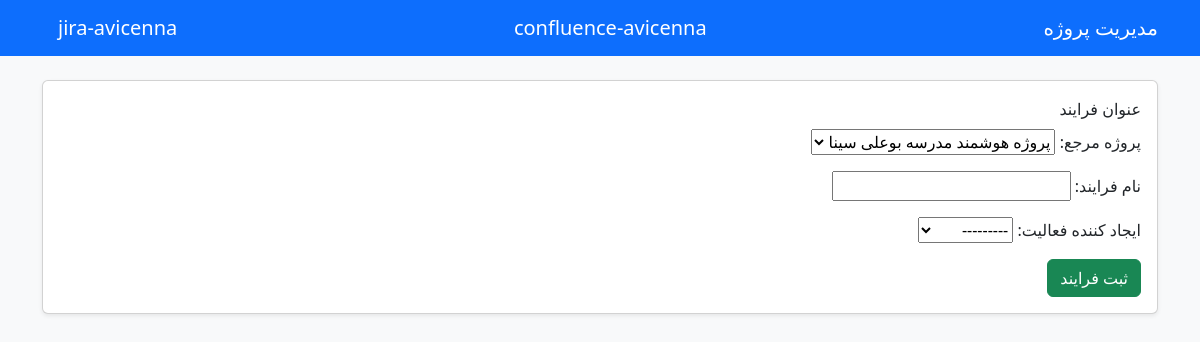
Page /create_process/1/ on the earlier database version.
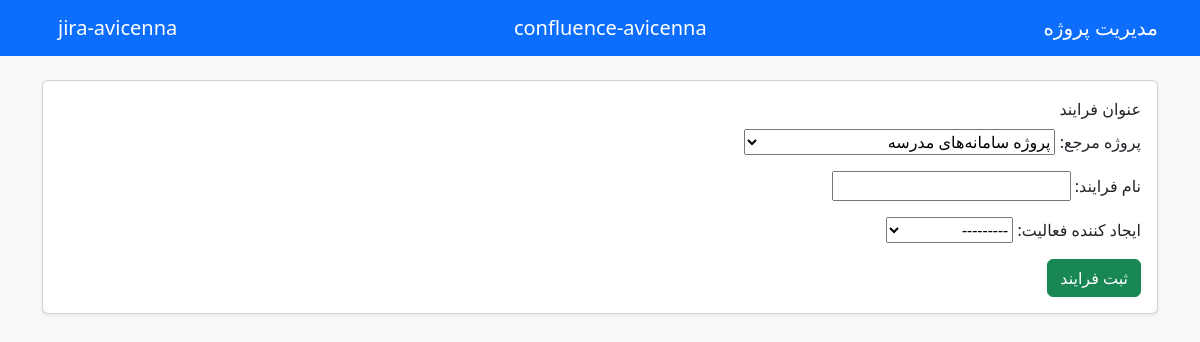
Same page on the later database version.
### project/models.py (models this page shows, shortened)
class Detail_Project(models.Model):
    name_project = models.CharField(verbose_name="نام پروژه",max_length=100)
    def __str__(self):
        return self.name_project
    class Meta:
        db_table = "Detail_Project"
        verbose_name_plural = "پروژه ها"

### process/views.py (the view, shortened to what this page needs)
# urls.py: path('create_process/<int:project_id>/',CreateProcess_View.as_view(),name="create_process"),
class CreateProcess_View(View):
    def get(self,request,project_id):
        project = Detail_Project.objects.get(id=project_id)
        form = CreateProcess(initial={'name_project':project})
        return render(request, 'process_create.html', {
            'form': form,
            'project': project
        })

### process/forms.py
class CreateProcess(forms.ModelForm):
    class Meta:
        model = Detail_Process
        fields = '__all__'

### team/models.py (called while the page is built)
    def __str__(self):
        return self.name_member

### templates/process_create.html (shortened to what this page needs)
{% extends 'base.html' %}
{% block content %}
<div class="card shadow-sm">
    <div class="card-body">
        <form method="post">
            <div class="mb-3">
                <label class="form-label">عنوان فرایند</label>
                {{ form.as_p }}
            </div>
            <button class="btn btn-success" type="submit">ثبت فرایند</button>
        </form>
    </div>
</div>
{% endblock %}

Differences in the rows shown:
changed Detail_Project: name_project "پروژه هوشمند مدرسه بوعلی سینا" → "پروژه سامانه‌های مدرسه"
